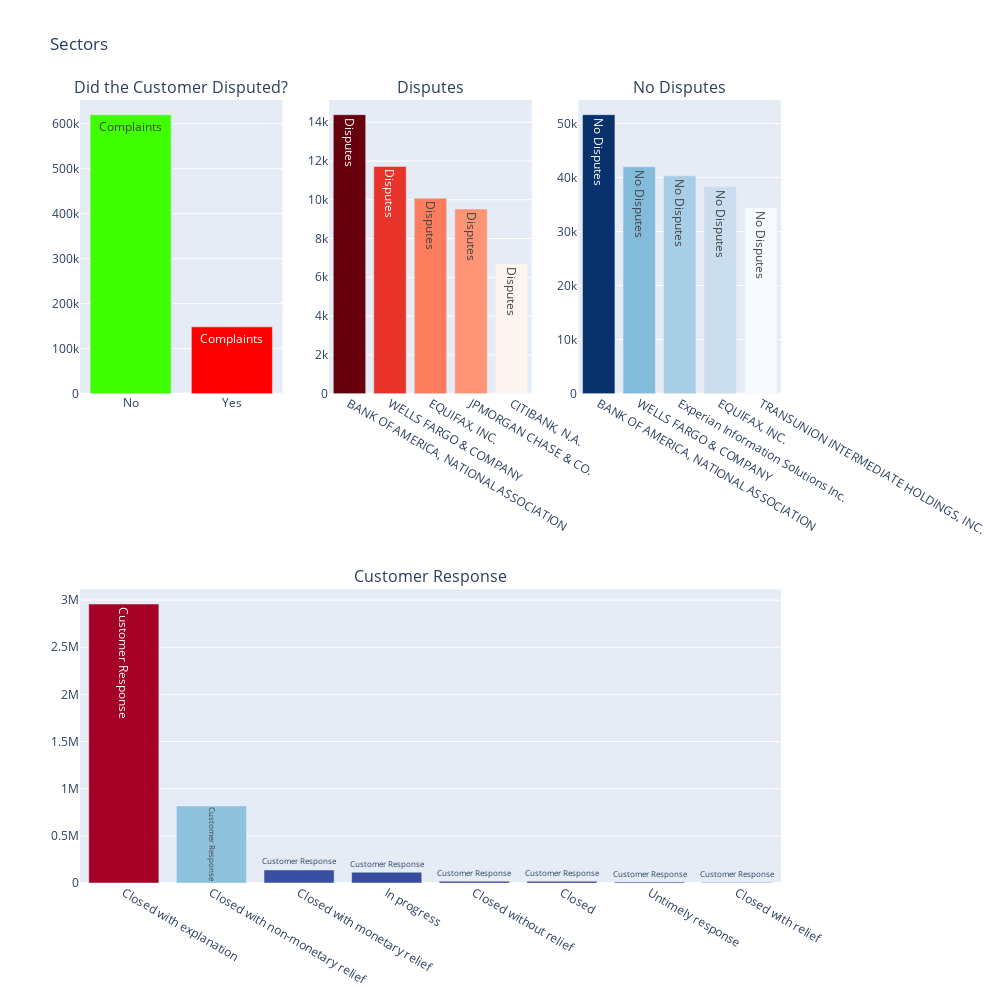

The code cell stored with this chart in its notebook:
### Code cell
# Building the variables for our graphs
import plotly.tools as tls
disputed = df['Consumer disputed?'].value_counts()
company_response = df['Company response to consumer'].value_counts()
top5_disputed = df['Company'].loc[df['Consumer disputed?'] == 'Yes'].value_counts()[:5]
top5_nodispute = df['Company'].loc[df['Consumer disputed?'] == 'No'].value_counts()[:5]
# Top three subplots
total_complaints_plotly = go.Bar(
            x=disputed.index.values,
            y=disputed.values,
    text = 'Complaints',
    showlegend=False,
    marker=dict(
        color=['#40FF00', '#FF0000'])
    )

top5_disputes_plotly = go.Bar(
            x=top5_disputed.index.values,
            y=top5_disputed.values,
    text='Disputes',
    showlegend=False,
    marker=dict(
        color=top5_disputed.values,
        colorscale='Reds')
    )

top5_nodisputes_plotly = go.Bar(
            x=top5_nodispute.index.values,
            y=top5_nodispute.values,
    text='No Disputes',
    showlegend=False,
    marker=dict(
        color=top5_nodispute.values,
        colorscale='Blues')
    )

# Lower Subplot
customer_res_plotly = go.Bar(
            x=company_response.index.values,
            y=company_response.values,
    text='Customer Response',
    showlegend=False,
        marker=dict(
        color=df['Company response to consumer'].value_counts().values,
        colorscale = [[0.0, 'rgb(165,0,38)'], [0.1111111111111111, 'rgb(215,48,39)'], [0.2222222222222222, 'rgb(244,109,67)'],
                      [0.3333333333333333, 'rgb(253,174,97)'], [0.4444444444444444, 'rgb(254,224,144)'],
                      [0.5555555555555556, 'rgb(224,243,248)'], [0.6666666666666666, 'rgb(171,217,233)'],
                      [0.7777777777777778, 'rgb(116,173,209)'], [0.8888888888888888, 'rgb(69,117,180)'],
                      [1.0, 'rgb(49,54,149)']],
        reversescale = True
        )
)

fig = tls.make_subplots(rows=2, cols=3, specs=[[{}, {}, {}], [{'colspan': 3}, None, None]],
                          subplot_titles=('Did the Customer Disputed?',
                                          'Disputes',
                                         'No Disputes',
                                         'Customer Response'))

# First three Subplots
fig.append_trace(total_complaints_plotly, 1, 1)
fig.append_trace(top5_disputes_plotly , 1, 2)
fig.append_trace(top5_nodisputes_plotly , 1, 3)

# Lower Subplot
fig.append_trace(customer_res_plotly, 2, 1)



fig['layout'].update(showlegend=True, height=1000, width=1000, title='Sectors')
iplot(fig, filename='Complaints')

### Figure 1 — Plotly figure (JSON) as saved in the notebook; plotly's stock layout.template omitted (floating-point values rounded to 4 significant figures)
{"data": [{"marker": {"color": ["#40FF00", "#FF0000"]}, "showlegend": false, "text": "Complaints", "type": "bar", "x": ["No", "Yes"], "xaxis": "x", "y": [619980, 148378], "yaxis": "y"}, {"marker": {"color": [14387, 11717, 10079, 9523, 6697], "colorscale": [[0, "rgb(255,245,240)"], [0.125, "rgb(254,224,210)"], [0.25, "rgb(252,187,161)"], [0.375, "rgb(252,146,114)"], [0.5, "rgb(251,106,74)"], [0.625, "rgb(239,59,44)"], [0.75, "rgb(203,24,29)"], [0.875, "rgb(165,15,21)"], [1, "rgb(103,0,13)"]]}, "showlegend": false, "text": "Disputes", "type": "bar", "x": ["BANK OF AMERICA, NATIONAL ASSOCIATION", "WELLS FARGO & COMPANY", "EQUIFAX, INC.", "JPMORGAN CHASE & CO.", "CITIBANK, N.A."], "xaxis": "x2", "y": [14387, 11717, 10079, 9523, 6697], "yaxis": "y2"}, {"marker": {"color": [51605, 41976, 40292, 38311, 34368], "colorscale": [[0, "rgb(247,251,255)"], [0.125, "rgb(222,235,247)"], [0.25, "rgb(198,219,239)"], [0.375, "rgb(158,202,225)"], [0.5, "rgb(107,174,214)"], [0.625, "rgb(66,146,198)"], [0.75, "rgb(33,113,181)"], [0.875, "rgb(8,81,156)"], [1, "rgb(8,48,107)"]]}, "showlegend": false, "text": "No Disputes", "type": "bar", "x": ["BANK OF AMERICA, NATIONAL ASSOCIATION", "WELLS FARGO & COMPANY", "Experian Information Solutions Inc.", "EQUIFAX, INC.", "TRANSUNION INTERMEDIATE HOLDINGS, INC."], "xaxis": "x3", "y": [51605, 41976, 40292, 38311, 34368], "yaxis": "y3"}, {"marker": {"color": [2958525, 816978, 138706, 114411, 17868, 17611, 9459, 5304], "colorscale": [[0, "rgb(165,0,38)"], [0.1111, "rgb(215,48,39)"], [0.2222, "rgb(244,109,67)"], [0.3333, "rgb(253,174,97)"], [0.4444, "rgb(254,224,144)"], [0.5556, "rgb(224,243,248)"], [0.6667, "rgb(171,217,233)"], [0.7778, "rgb(116,173,209)"], [0.8889, "rgb(69,117,180)"], [1, "rgb(49,54,149)"]], "reversescale": true}, "showlegend": false, "text": "Customer Response", "type": "bar", "x": ["Closed with explanation", "Closed with non-monetary relief", "Closed with monetary relief", "In progress", "Closed without relief", "Closed", "Untimely response", "Closed with relief"], "xaxis": "x4", "y": [2958525, 816978, 138706, 114411, 17868, 17611, 9459, 5304], "yaxis": "y4"}], "layout": {"annotations": [{"font": {"size": 16}, "showarrow": false, "text": "Did the Customer Disputed?", "x": 0.1444, "xanchor": "center", "xref": "paper", "y": 1, "yanchor": "bottom", "yref": "paper"}, {"font": {"size": 16}, "showarrow": false, "text": "Disputes", "x": 0.5, "xanchor": "center", "xref": "paper", "y": 1, "yanchor": "bottom", "yref": "paper"}, {"font": {"size": 16}, "showarrow": false, "text": "No Disputes", "x": 0.8556, "xanchor": "center", "xref": "paper", "y": 1, "yanchor": "bottom", "yref": "paper"}, {"font": {"size": 16}, "showarrow": false, "text": "Customer Response", "x": 0.5, "xanchor": "center", "xref": "paper", "y": 0.375, "yanchor": "bottom", "yref": "paper"}], "height": 1000, "showlegend": true, "title": {"text": "Sectors"}, "width": 1000, "xaxis": {"anchor": "y", "domain": [0, 0.2889]}, "xaxis2": {"anchor": "y2", "domain": [0.3556, 0.6444]}, "xaxis3": {"anchor": "y3", "domain": [0.7111, 1]}, "xaxis4": {"anchor": "y4", "domain": [0, 1]}, "yaxis": {"anchor": "x", "domain": [0.625, 1]}, "yaxis2": {"anchor": "x2", "domain": [0.625, 1]}, "yaxis3": {"anchor": "x3", "domain": [0.625, 1]}, "yaxis4": {"anchor": "x4", "domain": [0, 0.375]}}}
